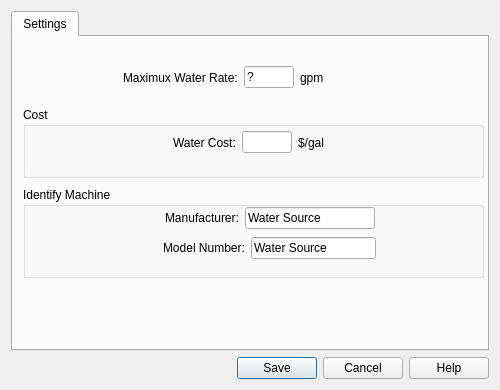
<?xml version="1.0" encoding="UTF-8"?>
<ui version="4.0">
 <class>CleanWaterEquipment</class>
 <widget class="QDialog" name="CleanWaterEquipment">
  <property name="geometry">
   <rect>
    <x>0</x>
    <y>0</y>
    <width>500</width>
    <height>390</height>
   </rect>
  </property>
  <property name="sizePolicy">
   <sizepolicy hsizetype="Fixed" vsizetype="Fixed">
    <horstretch>0</horstretch>
    <verstretch>0</verstretch>
   </sizepolicy>
  </property>
  <property name="maximumSize">
   <size>
    <width>500</width>
    <height>390</height>
   </size>
  </property>
  <property name="windowTitle">
   <string>Adjust Clear Water Source</string>
  </property>
  <layout class="QVBoxLayout" name="verticalLayout">
   <item>
    <widget class="QTabWidget" name="tabWidget">
     <property name="currentIndex">
      <number>0</number>
     </property>
     <widget class="QWidget" name="tab">
      <attribute name="title">
       <string>Settings</string>
      </attribute>
      <widget class="QGroupBox" name="groupBox">
       <property name="geometry">
        <rect>
         <x>10</x>
         <y>70</y>
         <width>461</width>
         <height>71</height>
        </rect>
       </property>
       <property name="title">
        <string>Cost</string>
       </property>
       <widget class="QWidget" name="layoutWidget">
        <property name="geometry">
         <rect>
          <x>150</x>
          <y>20</y>
          <width>161</width>
          <height>31</height>
         </rect>
        </property>
        <layout class="QHBoxLayout" name="horizontalLayout_4">
         <item>
          <widget class="QLabel" name="label_9">
           <property name="text">
            <string>Water Cost:</string>
           </property>
          </widget>
         </item>
         <item>
          <widget class="QLineEdit" name="lineEdit_6">
           <property name="maximumSize">
            <size>
             <width>50</width>
             <height>16777215</height>
            </size>
           </property>
           <property name="text">
            <string/>
           </property>
          </widget>
         </item>
         <item>
          <widget class="QLabel" name="label_10">
           <property name="text">
            <string>$/gal</string>
           </property>
          </widget>
         </item>
        </layout>
       </widget>
      </widget>
      <widget class="QGroupBox" name="groupBox_2">
       <property name="geometry">
        <rect>
         <x>10</x>
         <y>150</y>
         <width>461</width>
         <height>91</height>
        </rect>
       </property>
       <property name="title">
        <string>Identify Machine</string>
       </property>
       <widget class="QWidget" name="">
        <property name="geometry">
         <rect>
          <x>142</x>
          <y>20</y>
          <width>210</width>
          <height>22</height>
         </rect>
        </property>
        <layout class="QHBoxLayout" name="horizontalLayout_3">
         <item>
          <widget class="QLabel" name="label_7">
           <property name="text">
            <string>Manufacturer:</string>
           </property>
          </widget>
         </item>
         <item>
          <widget class="QLineEdit" name="lineEdit_3">
           <property name="text">
            <string>Water Source</string>
           </property>
          </widget>
         </item>
        </layout>
       </widget>
       <widget class="QWidget" name="">
        <property name="geometry">
         <rect>
          <x>140</x>
          <y>50</y>
          <width>213</width>
          <height>22</height>
         </rect>
        </property>
        <layout class="QHBoxLayout" name="horizontalLayout_5">
         <item>
          <widget class="QLabel" name="label_8">
           <property name="text">
            <string>Model Number:</string>
           </property>
          </widget>
         </item>
         <item>
          <widget class="QLineEdit" name="lineEdit_4">
           <property name="text">
            <string>Water Source</string>
           </property>
          </widget>
         </item>
        </layout>
       </widget>
      </widget>
      <widget class="QWidget" name="">
       <property name="geometry">
        <rect>
         <x>110</x>
         <y>20</y>
         <width>231</width>
         <height>41</height>
        </rect>
       </property>
       <layout class="QHBoxLayout" name="horizontalLayout">
        <item>
         <widget class="QLabel" name="label">
          <property name="text">
           <string>Maximux Water Rate:</string>
          </property>
         </widget>
        </item>
        <item>
         <widget class="QLineEdit" name="lineEdit">
          <property name="maximumSize">
           <size>
            <width>50</width>
            <height>16777215</height>
           </size>
          </property>
          <property name="text">
           <string>?</string>
          </property>
         </widget>
        </item>
        <item>
         <widget class="QLabel" name="label_2">
          <property name="text">
           <string>gpm</string>
          </property>
         </widget>
        </item>
       </layout>
      </widget>
     </widget>
    </widget>
   </item>
   <item>
    <widget class="QDialogButtonBox" name="buttonBox">
     <property name="standardButtons">
      <set>QDialogButtonBox::Cancel|QDialogButtonBox::Help|QDialogButtonBox::Save</set>
     </property>
    </widget>
   </item>
  </layout>
 </widget>
 <resources/>
 <connections/>
</ui>
